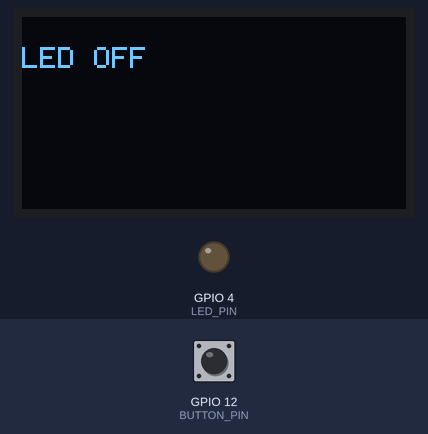
A program run on a simulated ESP32. On the bench: 128×64 one-colour display, output pins drawn as LEDs (lit = HIGH). The test bench sets the inputs (shaded band); at power-on: GPIO 12 (BUTTON_PIN) HIGH.

Above: at 1.2 s.
1.3 s: GPIO 12 (BUTTON_PIN) pulled LOW for 0.15 s
At 1.9 s:
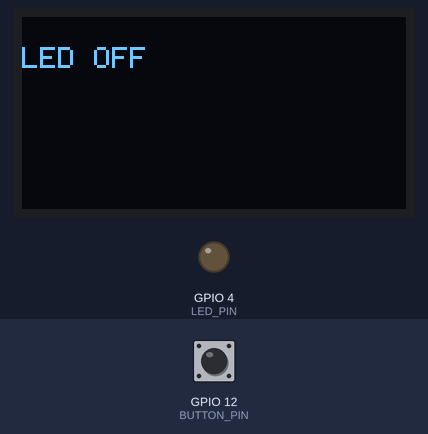
2.9 s: GPIO 12 (BUTTON_PIN) pulled LOW for 3.2 s
At 4.3 s:
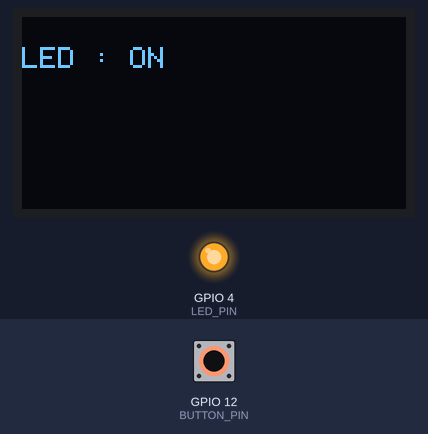
Timing chart, 0 to 7.6 s (numbered marks = the images above; inputs shaded):
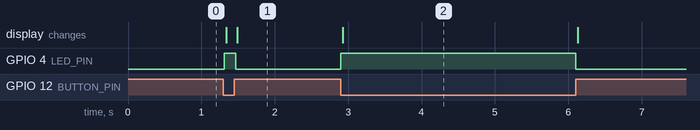

Measured:
- after the input at 1.3 s, GPIO 4 (LED_PIN): LOW → HIGH at once, → LOW 0.15 s later; the display: first changes at once (image 1 shows a later state)
- after the input at 2.9 s, GPIO 4 (LED_PIN): LOW → HIGH at once, → LOW 3.2 s later; the display: changes at once (image 2)

The program:

main.cpp
```cpp
#include <SPI.h>
#include <Arduino.h>
#include <Wire.h>
#include <Adafruit_GFX.h>
#include <Adafruit_SSD1306.h>

#define SCREEN_WIDTH 128 // OLED width,  in pixels
#define SCREEN_HEIGHT 64 // OLED height, in pixels
#define BUTTON_PIN 12  // ESP32 pin GIOP16, which connected to button
#define LED_PIN    4  // ESP32 pin GIOP18, which connected to led

// The below are variables, which can be changed
int button_state = 0;   // variable for reading the button status

// create an OLED display object connected to I2C
Adafruit_SSD1306 oled(SCREEN_WIDTH, SCREEN_HEIGHT, &Wire, -1);

void setup() {
  Serial.begin(9600);
  pinMode(LED_PIN, OUTPUT);
  pinMode(BUTTON_PIN, INPUT_PULLUP);
  // initialize OLED display with I2C address 0x3C
  if (!oled.begin(SSD1306_SWITCHCAPVCC, 0x3C)) {
    Serial.println(F("failed to start SSD1306 OLED"));
    while (1);
  }

}

void loop() {
  // read the state of the button value:
  button_state = digitalRead(BUTTON_PIN);

  // control LED according to the state of button
  if (button_state == LOW){       // if button is pressed

    digitalWrite(LED_PIN, HIGH); // turn on LED
    oled.clearDisplay(); // clear display
    oled.setCursor(0, 10);       // set position to display
    oled.println("LED : ON"); // set text
    oled.display();              // display on OLED
  }

  else {                          // otherwise, button is not pressing

    digitalWrite(LED_PIN, LOW);  // turn off LED
    oled.clearDisplay(); // clear display
    oled.setCursor(0, 10);       // set position to display
    oled.println("LED OFF"); // set text
    oled.display();              // display on OLED
  }
}


/*#include <CAN.h>

void setup() {
  Serial.begin(9600);
  while (!Serial);

  Serial.println("CAN Sender");

  // start the CAN bus at 500 kbps
  if (!CAN.begin(500E3)) {
    Serial.println("Starting CAN failed!");
    while (1);
  }
}

void loop() {
  // send packet: id is 11 bits, packet can contain up to 8 bytes of data
  Serial.print("Sending packet ... ");

  CAN.beginPacket(0x12);
  CAN.write('h');
  CAN.write('e');
  CAN.write('l');
  CAN.write('l');
  CAN.write('o');
  CAN.endPacket();

  Serial.println("done");

  delay(1000);

  // send extended packet: id is 29 bits, packet can contain up to 8 bytes of data
  Serial.print("Sending extended packet ... ");

  CAN.beginExtendedPacket(0xabcdef);
  CAN.write('w');
  CAN.write('o');
  CAN.write('r');
  CAN.write('l');
  CAN.write('d');
  CAN.endPacket();

  Serial.println("done");

  delay(1000);
}*/
```
